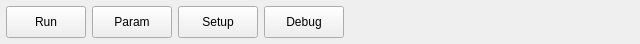
<?xml version="1.0" encoding="UTF-8"?>
<ui version="4.0">
 <class>BottomWidget</class>
 <widget class="QWidget" name="BottomWidget">
  <property name="geometry">
   <rect>
    <x>0</x>
    <y>0</y>
    <width>640</width>
    <height>44</height>
   </rect>
  </property>
  <property name="windowTitle">
   <string>BottomWidget</string>
  </property>
  <layout class="QGridLayout" name="gridLayout">
   <property name="margin">
    <number>6</number>
   </property>
   <item row="0" column="0">
    <layout class="QHBoxLayout" name="horizontalLayout_3" stretch="4,2">
     <item>
      <layout class="QHBoxLayout" name="horizontalLayout" stretch="1,1,1,1,1,1">
       <item>
        <widget class="BtnCtrl" name="runBtn">
         <property name="sizePolicy">
          <sizepolicy hsizetype="Expanding" vsizetype="Expanding">
           <horstretch>0</horstretch>
           <verstretch>0</verstretch>
          </sizepolicy>
         </property>
         <property name="text">
          <string>Run</string>
         </property>
        </widget>
       </item>
       <item>
        <widget class="BtnCtrl" name="paramBtn">
         <property name="sizePolicy">
          <sizepolicy hsizetype="Expanding" vsizetype="Expanding">
           <horstretch>0</horstretch>
           <verstretch>0</verstretch>
          </sizepolicy>
         </property>
         <property name="text">
          <string>Param</string>
         </property>
        </widget>
       </item>
       <item>
        <widget class="BtnCtrl" name="setBtn">
         <property name="sizePolicy">
          <sizepolicy hsizetype="Expanding" vsizetype="Expanding">
           <horstretch>0</horstretch>
           <verstretch>0</verstretch>
          </sizepolicy>
         </property>
         <property name="text">
          <string>Setup</string>
         </property>
        </widget>
       </item>
       <item>
        <widget class="BtnCtrl" name="dbgBtn">
         <property name="sizePolicy">
          <sizepolicy hsizetype="Expanding" vsizetype="Expanding">
           <horstretch>0</horstretch>
           <verstretch>0</verstretch>
          </sizepolicy>
         </property>
         <property name="text">
          <string>Debug</string>
         </property>
        </widget>
       </item>
       <item>
        <spacer name="horizontalSpacer_2">
         <property name="orientation">
          <enum>Qt::Horizontal</enum>
         </property>
         <property name="sizeHint" stdset="0">
          <size>
           <width>40</width>
           <height>20</height>
          </size>
         </property>
        </spacer>
       </item>
       <item>
        <spacer name="horizontalSpacer">
         <property name="orientation">
          <enum>Qt::Horizontal</enum>
         </property>
         <property name="sizeHint" stdset="0">
          <size>
           <width>40</width>
           <height>20</height>
          </size>
         </property>
        </spacer>
       </item>
      </layout>
     </item>
     <item>
      <layout class="QHBoxLayout" name="horizontalLayout_2" stretch="1,1,1,1">
       <item>
        <spacer name="horizontalSpacer_3">
         <property name="orientation">
          <enum>Qt::Horizontal</enum>
         </property>
         <property name="sizeHint" stdset="0">
          <size>
           <width>40</width>
           <height>20</height>
          </size>
         </property>
        </spacer>
       </item>
       <item>
        <widget class="QLabel" name="weepingLabel">
         <property name="text">
          <string/>
         </property>
        </widget>
       </item>
       <item>
        <widget class="QLabel" name="pressLabel">
         <property name="text">
          <string/>
         </property>
        </widget>
       </item>
       <item>
        <widget class="QLabel" name="label">
         <property name="sizePolicy">
          <sizepolicy hsizetype="Expanding" vsizetype="Expanding">
           <horstretch>0</horstretch>
           <verstretch>0</verstretch>
          </sizepolicy>
         </property>
         <property name="styleSheet">
          <string notr="true">border-image: url(:/weiduodianzi/ui/disconnect.png);</string>
         </property>
        </widget>
       </item>
      </layout>
     </item>
    </layout>
   </item>
  </layout>
 </widget>
 <layoutdefault spacing="6" margin="11"/>
 <customwidgets>
  <customwidget>
   <class>BtnCtrl</class>
   <extends>QPushButton</extends>
   <header>btnctrl.h</header>
  </customwidget>
 </customwidgets>
 <resources>
  <include location="weiduodianzi.qrc"/>
 </resources>
 <connections/>
</ui>
